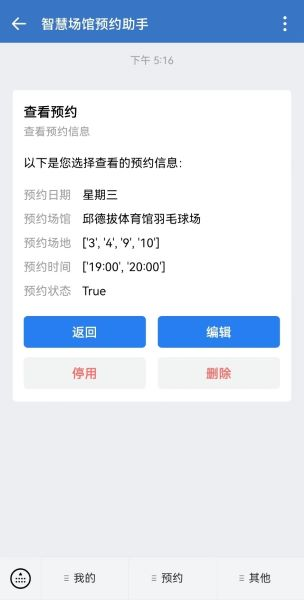
#> input picture images/编辑预约.jpg, 304 x 600 px
$ python -i ocr_helper.py   (imports and definitions only)   (older library calls are emulated)
#> lines starting #> are read from the running program, lines starting #| are printed output that depends on the picture
from io import BytesIO
import ddddocr
from PIL import Image, ImageDraw, ImageFont


class Ddddocr:
    def __init__(self):
        self.ocr = ddddocr.DdddOcr(show_ad=False)
        self.xy_ocr = ddddocr.DdddOcr(det=True, show_ad=False)

    # [7 lines left out: function get_img_xy, not called in this run]

    def ddddocr_identify(self, captcha_bytes):
        return self.ocr.classification(captcha_bytes)

    # [41 lines left out: functions draw_img, ddddocr_click_identify, is_chinese_char, not called in this run]

>>> import cv2
>>> picture = cv2.imread('../../images/编辑预约.jpg', cv2.IMREAD_GRAYSCALE)
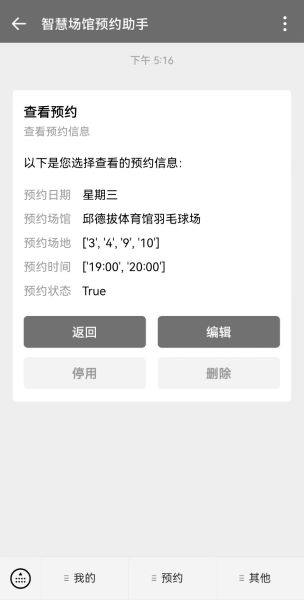
#> picture: shape (600, 304); min 0, max 255, mean 227.5
#> (the run stopped early here; a loop or call above may not have finished)

$ run again, on images/查看预约.png
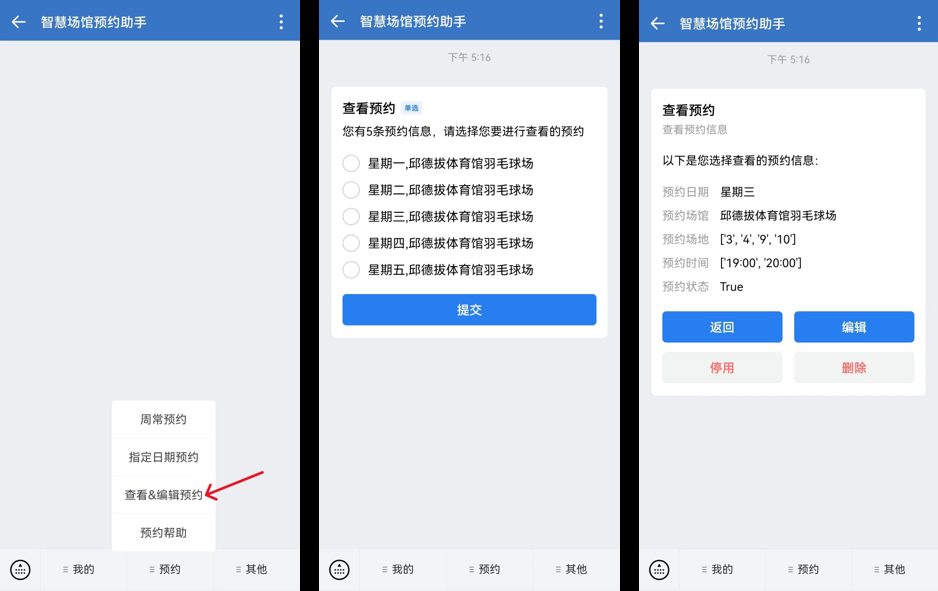
#> input picture images/查看预约.png, 938 x 591 px
#> `picture = cv2.imread('../../images/编辑预约.jpg', cv2.IMREAD_GRAYSCALE)`:
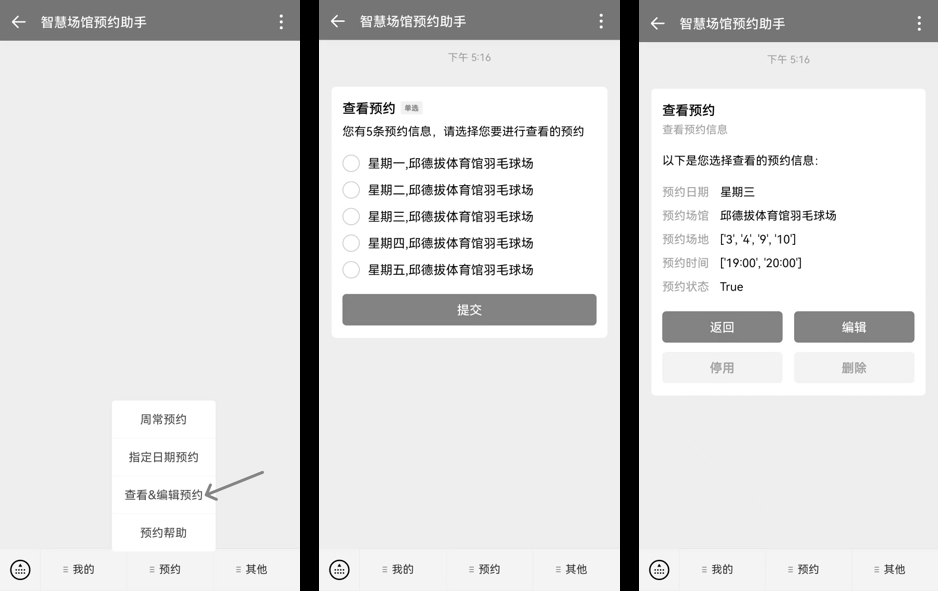
#> picture: shape (591, 938); min 0, max 255, mean 218.8

$ run again, on images/添加预约.png
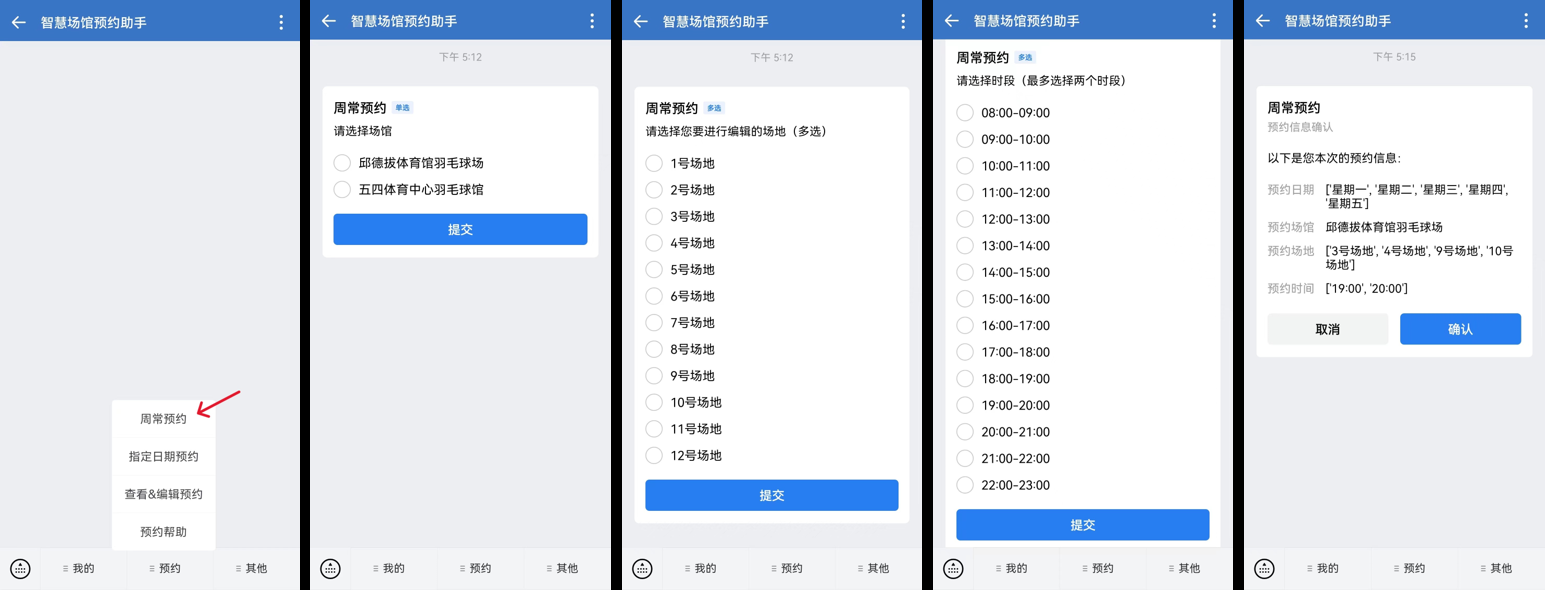
#> input picture images/添加预约.png, 1545 x 590 px
#> `picture = cv2.imread('../../images/编辑预约.jpg', cv2.IMREAD_GRAYSCALE)`:
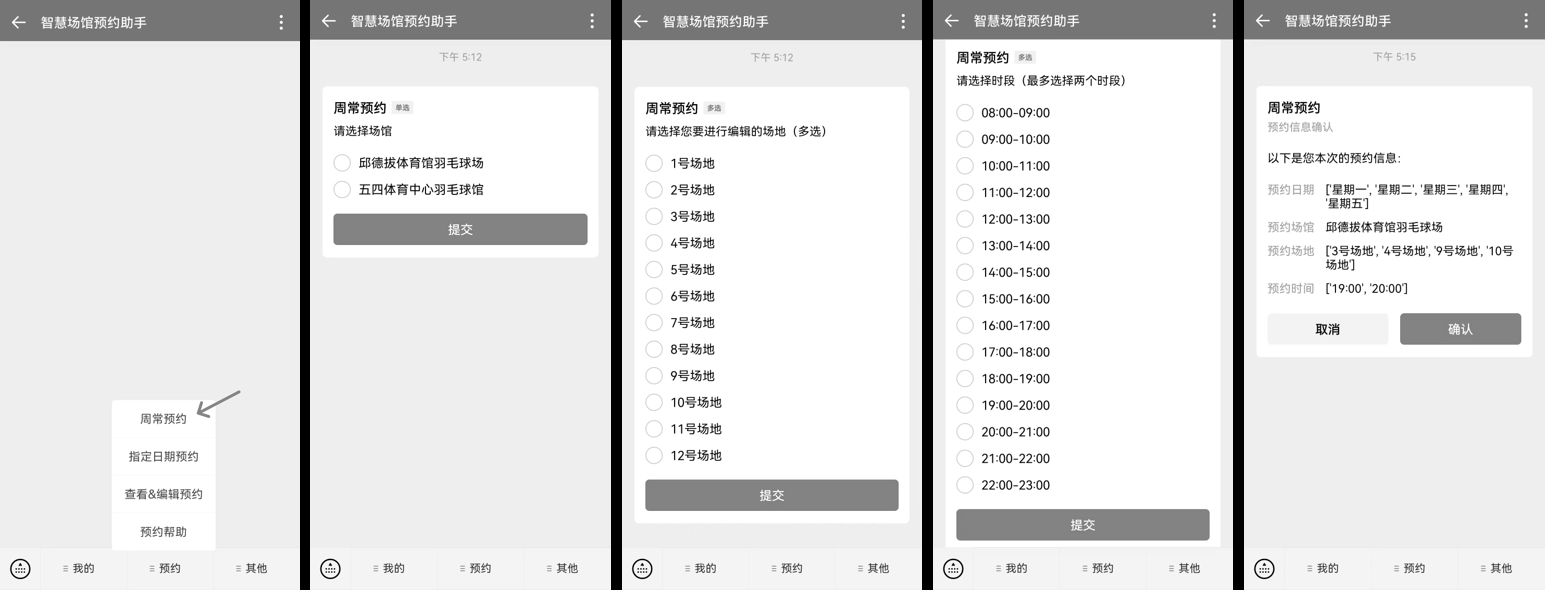
#> picture: shape (590, 1545); min 0, max 255, mean 224.1
